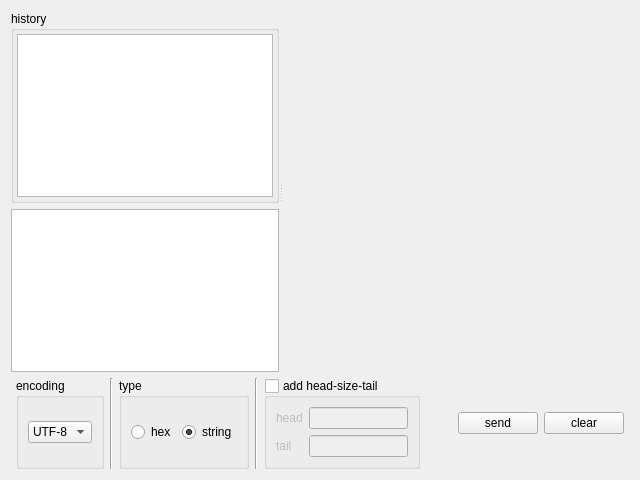
<?xml version="1.0" encoding="UTF-8"?>
<ui version="4.0">
 <class>TextBrowseSend</class>
 <widget class="QWidget" name="TextBrowseSend">
  <property name="geometry">
   <rect>
    <x>0</x>
    <y>0</y>
    <width>640</width>
    <height>480</height>
   </rect>
  </property>
  <property name="windowTitle">
   <string>Form</string>
  </property>
  <property name="group" stdset="0">
   <string/>
  </property>
  <layout class="QVBoxLayout" name="verticalLayout_2">
   <item>
    <widget class="QSplitter" name="splitter">
     <property name="orientation">
      <enum>Qt::Horizontal</enum>
     </property>
     <widget class="QWidget" name="layoutWidget">
      <layout class="QVBoxLayout" name="verticalLayout">
       <item>
        <widget class="QGroupBox" name="groupBox_2">
         <property name="title">
          <string>history</string>
         </property>
         <layout class="QGridLayout" name="gridLayout_2">
          <property name="leftMargin">
           <number>3</number>
          </property>
          <property name="topMargin">
           <number>3</number>
          </property>
          <property name="rightMargin">
           <number>3</number>
          </property>
          <property name="bottomMargin">
           <number>3</number>
          </property>
          <item row="0" column="0">
           <widget class="QListView" name="listView_history">
            <property name="sizePolicy">
             <sizepolicy hsizetype="Preferred" vsizetype="Expanding">
              <horstretch>0</horstretch>
              <verstretch>0</verstretch>
             </sizepolicy>
            </property>
            <property name="editTriggers">
             <set>QAbstractItemView::AnyKeyPressed|QAbstractItemView::EditKeyPressed</set>
            </property>
           </widget>
          </item>
         </layout>
        </widget>
       </item>
       <item>
        <widget class="QTextEdit" name="textEdit">
         <property name="sizePolicy">
          <sizepolicy hsizetype="Minimum" vsizetype="Expanding">
           <horstretch>0</horstretch>
           <verstretch>0</verstretch>
          </sizepolicy>
         </property>
         <property name="minimumSize">
          <size>
           <width>0</width>
           <height>0</height>
          </size>
         </property>
         <property name="maximumSize">
          <size>
           <width>16777215</width>
           <height>16777215</height>
          </size>
         </property>
        </widget>
       </item>
      </layout>
     </widget>
     <widget class="UserDefined" name="userdefined" native="true">
      <property name="sizePolicy">
       <sizepolicy hsizetype="Expanding" vsizetype="Preferred">
        <horstretch>1</horstretch>
        <verstretch>0</verstretch>
       </sizepolicy>
      </property>
     </widget>
    </widget>
   </item>
   <item>
    <layout class="QHBoxLayout" name="horizontalLayout">
     <property name="leftMargin">
      <number>5</number>
     </property>
     <property name="rightMargin">
      <number>5</number>
     </property>
     <item>
      <widget class="QGroupBox" name="groupBox">
       <property name="title">
        <string>encoding</string>
       </property>
       <layout class="QGridLayout" name="gridLayout">
        <item row="0" column="0">
         <widget class="QComboBox" name="comboBox_encoding">
          <item>
           <property name="text">
            <string>UTF-8</string>
           </property>
          </item>
          <item>
           <property name="text">
            <string>GBK</string>
           </property>
          </item>
         </widget>
        </item>
       </layout>
      </widget>
     </item>
     <item>
      <widget class="Line" name="line">
       <property name="orientation">
        <enum>Qt::Vertical</enum>
       </property>
      </widget>
     </item>
     <item>
      <widget class="QGroupBox" name="groupBox_radioButton_type">
       <property name="title">
        <string>type</string>
       </property>
       <layout class="QHBoxLayout" name="horizontalLayout_2">
        <item>
         <widget class="QRadioButton" name="radioButton_hex">
          <property name="text">
           <string>hex</string>
          </property>
         </widget>
        </item>
        <item>
         <widget class="QRadioButton" name="radioButton_string">
          <property name="text">
           <string>string</string>
          </property>
          <property name="checked">
           <bool>true</bool>
          </property>
         </widget>
        </item>
       </layout>
      </widget>
     </item>
     <item>
      <widget class="Line" name="line_2">
       <property name="orientation">
        <enum>Qt::Vertical</enum>
       </property>
      </widget>
     </item>
     <item>
      <widget class="QGroupBox" name="groupBox_add_headSizeTail">
       <property name="title">
        <string>add head-size-tail</string>
       </property>
       <property name="checkable">
        <bool>true</bool>
       </property>
       <property name="checked">
        <bool>false</bool>
       </property>
       <layout class="QGridLayout" name="gridLayout_3">
        <item row="0" column="0">
         <widget class="QLabel" name="label">
          <property name="text">
           <string>head</string>
          </property>
         </widget>
        </item>
        <item row="0" column="1" colspan="2">
         <widget class="QLineEdit" name="lineEdit_head"/>
        </item>
        <item row="1" column="0">
         <widget class="QLabel" name="label_2">
          <property name="text">
           <string>tail</string>
          </property>
         </widget>
        </item>
        <item row="1" column="1" colspan="2">
         <widget class="QLineEdit" name="lineEdit_tail"/>
        </item>
       </layout>
      </widget>
     </item>
     <item>
      <spacer name="horizontalSpacer_2">
       <property name="orientation">
        <enum>Qt::Horizontal</enum>
       </property>
       <property name="sizeHint" stdset="0">
        <size>
         <width>40</width>
         <height>20</height>
        </size>
       </property>
      </spacer>
     </item>
     <item>
      <widget class="QPushButton" name="pushButton_send">
       <property name="text">
        <string>send</string>
       </property>
      </widget>
     </item>
     <item>
      <widget class="QPushButton" name="pushButton_clear">
       <property name="text">
        <string>clear</string>
       </property>
      </widget>
     </item>
    </layout>
   </item>
  </layout>
 </widget>
 <customwidgets>
  <customwidget>
   <class>UserDefined</class>
   <extends>QWidget</extends>
   <header>userdefined.h</header>
   <container>1</container>
  </customwidget>
 </customwidgets>
 <resources/>
 <connections/>
</ui>
